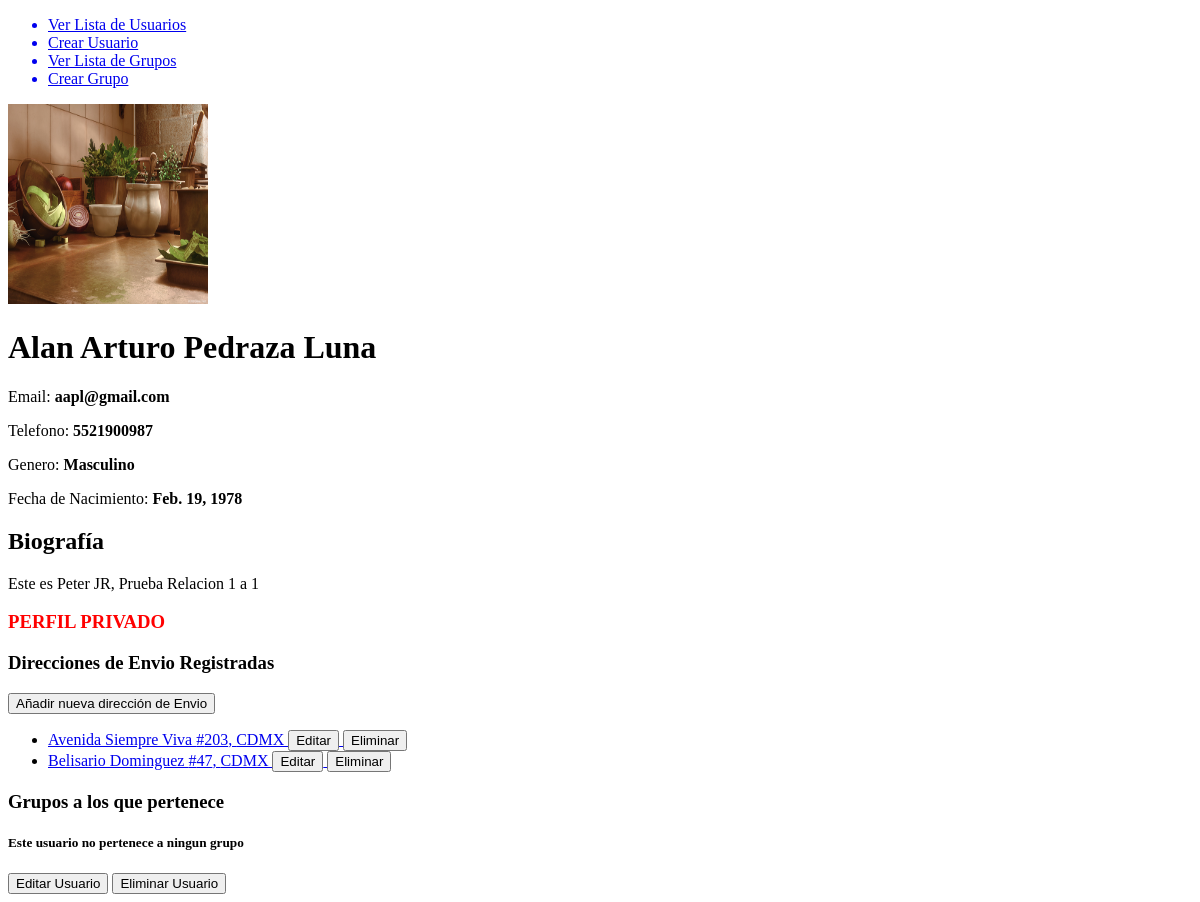
Page /main/13 on the earlier database version.
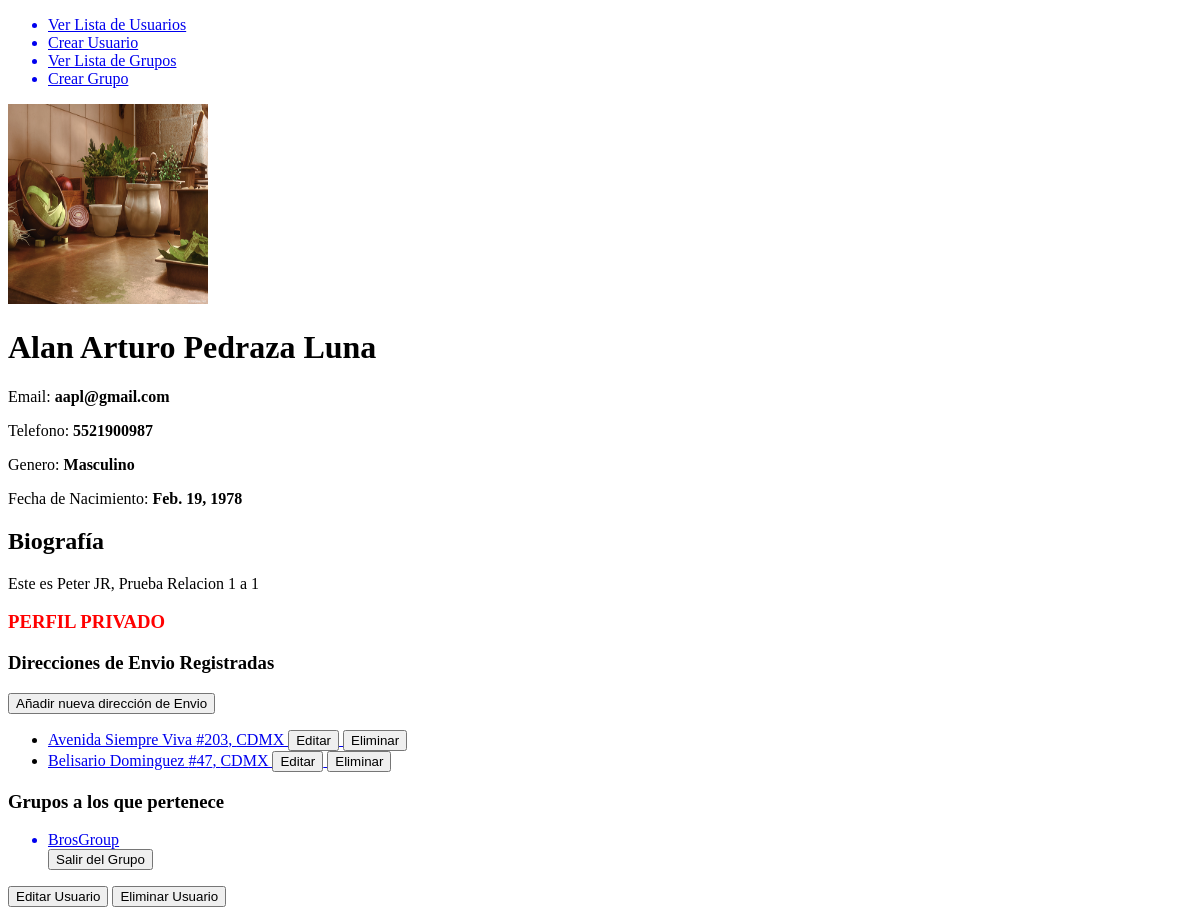
Same page on the later database version.
### shipping_adresses/models.py (models this page shows, shortened)
class ShippingAdress(models.Model):
    user = models.ForeignKey(UserModel, related_name="addresses", on_delete=models.CASCADE)
    street = models.CharField(max_length=140)
    external_number = models.PositiveIntegerField()
    internal_number = models.CharField(max_length=10, blank=True, null=True)
    colony = models.CharField(max_length=100)
    city = models.CharField(max_length=100)
    state = models.CharField(max_length=100)
    country = models.CharField(max_length=100)
    zip_code = models.CharField(max_length=6)
    references = models.TextField(blank=True, null=True)
    created = models.DateTimeField(auto_now_add=True)
    updated = models.DateTimeField(auto_now=True)

### groups/models.py (models this page shows, shortened)
class Group(models.Model):
    users = models.ManyToManyField(UserModel, related_name='groups')
    name = models.CharField(max_length=140)
    description = models.TextField(blank=True, null=True)
    created = models.DateTimeField(auto_now_add=True)
    updated = models.DateTimeField(auto_now=True)
    def get_absolute_url(self):
        return reverse('groups:detail', args=[self.id])

### main/views.py (the view)
# urls.py: path('<int:id>', GetUserView, name='detail'),
def GetUserView(request, id):
    user = UserModel.objects.get(pk=id)
    template_name = 'main/detail.html'
    context = {
        'user': user
    }
    return render(request, template_name, context)

### main/models.py (called while the page is built)
    @property
    def full_name(self):
        return f'{self.first_name} {self.last_name}'

    @property
    def get_image_url(self):
        return self.profile_image.url

### main/templates/main/detail.html (shortened to what this page needs)
{% extends 'base.html' %}
{% block content %}
    <img src="{{ user.profile.get_image_url }}" alt="Imagen de Perfil" width="200" height="200">
    <h1>{{user.full_name}}</h1>
    <p>Email: <b>{{user.email}}</b></p>
    <p>Telefono: <b>{{user.phone_number}}</b></p>
    <p>Genero: <b>{{user.get_gender_display}}</b></p>
    {% if user.date_birth %}
        <p>Fecha de Nacimiento: <b>{{user.date_birth}}</b></p>
    {% else %}
        <p>Fecha de Nacimiento No Especificada</p>
    {% endif %}
    <h2>Biografía</h2>
    <p>{{ user.profile.bio }}</p>
    {% if user.profile.is_public %}
        <h3 style='color:green'>PERFIL PÚBLICO</h3>
    {% else %}
        <h3 style='color:red'>PERFIL PRIVADO</h3>
    {% endif %}
    <h3>Direcciones de Envio Registradas</h3>
    <a href="{% url 'addresses:create' user.id %}">
        <button>Añadir nueva dirección de Envio</button>
    </a>
    {% if user.addresses.all|length > 0 %}
        <ul>
            {% for address in user.addresses.all %}
                <a href="{% url 'addresses:detail' address.id %}">
                    <li>
                        {{ address.street }} #{{ address.external_number }}, {{ address.city }}
                        <a href="{% url 'addresses:update' address.id%}">
                            <button>Editar</button>
                        </a>
                        <a href="{% url 'addresses:delete' address.id%}">
                            <button>Eliminar</button>
                        </a>
                    </li>
                </a>
            {% endfor %}
        </ul>
    {% else %}
        <p>Aun no tienes dirrecciones de envio registradas 😭</p>
    {% endif %}
    <h3>Grupos a los que pertenece</h3>
    {% if user.groups.all|length > 0 %}
        {% for group in user.groups.all %}
            <ul>
                <a href="{{ group.get_absolute_url }}"><li>{{ group.name }}</li></a>
                <form action="{% url 'user:remove_group' user.id%}" method="POST">
                    <input type="submit" value="Salir del Grupo">
                </form>
            </ul>
        {% endfor %}
    {% else %}
        <h5>Este usuario no pertenece a ningun grupo</h5>
    {% endif %}
    <a href="{% url 'user:update' user.id %}"><button>Editar Usuario</button></a>
    <a href="{% url 'user:delete' user.id %}"><button>Eliminar Usuario</button></a>
{% endblock content %}

Differences in the rows shown:
added Group: name "BrosGroup"
Other differences:
text no longer shown: "Este usuario no pertenece a ningun grupo"
